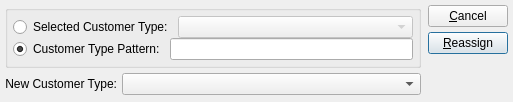
<ui version="4.0" >
 <author></author>
 <comment>This file is part of the xTuple ERP: PostBooks Edition, a free and
open source Enterprise Resource Planning software suite,
Copyright (c) 1999-2010 by OpenMFG LLC, d/b/a xTuple.
It is licensed to you under the Common Public Attribution License
version 1.0, the full text of which (including xTuple-specific Exhibits)
is available at www.xtuple.com/CPAL.  By using this software, you agree
to be bound by its terms.</comment>
 <exportmacro></exportmacro>
 <class>reassignCustomerTypeByCustomerType</class>
 <widget class="QDialog" name="reassignCustomerTypeByCustomerType" >
  <property name="geometry" >
   <rect>
    <x>0</x>
    <y>0</y>
    <width>513</width>
    <height>102</height>
   </rect>
  </property>
  <property name="windowTitle" >
   <string>Reassign Customer Type by Customer Type</string>
  </property>
  <layout class="QHBoxLayout" >
   <property name="margin" >
    <number>5</number>
   </property>
   <property name="spacing" >
    <number>7</number>
   </property>
   <item>
    <layout class="QVBoxLayout" >
     <property name="margin" >
      <number>0</number>
     </property>
     <property name="spacing" >
      <number>0</number>
     </property>
     <item>
      <layout class="QVBoxLayout" >
       <property name="margin" >
        <number>0</number>
       </property>
       <property name="spacing" >
        <number>5</number>
       </property>
       <item>
        <widget class="QGroupBox" name="_classcodeGroup" >
         <property name="title" >
          <string/>
         </property>
         <layout class="QVBoxLayout" >
          <property name="margin" >
           <number>5</number>
          </property>
          <property name="spacing" >
           <number>0</number>
          </property>
          <item>
           <layout class="QHBoxLayout" >
            <property name="margin" >
             <number>0</number>
            </property>
            <property name="spacing" >
             <number>5</number>
            </property>
            <item>
             <widget class="QRadioButton" name="_selectedCustomerType" >
              <property name="text" >
               <string>Selected Customer Type:</string>
              </property>
             </widget>
            </item>
            <item>
             <widget class="XComboBox" name="_customerTypes" >
              <property name="enabled" >
               <bool>false</bool>
              </property>
              <property name="sizePolicy" >
               <sizepolicy>
                <hsizetype>7</hsizetype>
                <vsizetype>0</vsizetype>
                <horstretch>0</horstretch>
                <verstretch>0</verstretch>
               </sizepolicy>
              </property>
             </widget>
            </item>
           </layout>
          </item>
          <item>
           <layout class="QHBoxLayout" >
            <property name="margin" >
             <number>0</number>
            </property>
            <property name="spacing" >
             <number>5</number>
            </property>
            <item>
             <widget class="QRadioButton" name="_customerTypePattern" >
              <property name="text" >
               <string>Customer Type Pattern:</string>
              </property>
              <property name="checked" >
               <bool>true</bool>
              </property>
             </widget>
            </item>
            <item>
             <widget class="XLineEdit" name="_customerType" />
            </item>
           </layout>
          </item>
         </layout>
        </widget>
       </item>
       <item>
        <layout class="QHBoxLayout" >
         <property name="margin" >
          <number>0</number>
         </property>
         <property name="spacing" >
          <number>5</number>
         </property>
         <item>
          <widget class="QLabel" name="_newCustomerTypeLit" >
           <property name="text" >
            <string>New Customer Type:</string>
           </property>
           <property name="alignment" >
            <set>Qt::AlignRight|Qt::AlignTrailing|Qt::AlignVCenter</set>
           </property>
          </widget>
         </item>
         <item>
          <widget class="XComboBox" name="_newCustomerType" >
           <property name="sizePolicy" >
            <sizepolicy>
             <hsizetype>7</hsizetype>
             <vsizetype>0</vsizetype>
             <horstretch>0</horstretch>
             <verstretch>0</verstretch>
            </sizepolicy>
           </property>
          </widget>
         </item>
        </layout>
       </item>
      </layout>
     </item>
     <item>
      <spacer>
       <property name="orientation" >
        <enum>Qt::Vertical</enum>
       </property>
       <property name="sizeType" >
        <enum>QSizePolicy::Expanding</enum>
       </property>
       <property name="sizeHint" >
        <size>
         <width>20</width>
         <height>20</height>
        </size>
       </property>
      </spacer>
     </item>
    </layout>
   </item>
   <item>
    <layout class="QVBoxLayout" >
     <property name="margin" >
      <number>0</number>
     </property>
     <property name="spacing" >
      <number>0</number>
     </property>
     <item>
      <layout class="QVBoxLayout" >
       <property name="margin" >
        <number>0</number>
       </property>
       <property name="spacing" >
        <number>5</number>
       </property>
       <item>
        <widget class="QPushButton" name="_close" >
         <property name="text" >
          <string>&amp;Cancel</string>
         </property>
        </widget>
       </item>
       <item>
        <widget class="QPushButton" name="_reassign" >
         <property name="text" >
          <string>&amp;Reassign</string>
         </property>
         <property name="default" >
          <bool>true</bool>
         </property>
        </widget>
       </item>
      </layout>
     </item>
     <item>
      <spacer>
       <property name="orientation" >
        <enum>Qt::Vertical</enum>
       </property>
       <property name="sizeType" >
        <enum>QSizePolicy::Expanding</enum>
       </property>
       <property name="sizeHint" >
        <size>
         <width>20</width>
         <height>20</height>
        </size>
       </property>
      </spacer>
     </item>
    </layout>
   </item>
  </layout>
 </widget>
 <layoutdefault spacing="6" margin="11" />
 <pixmapfunction>qPixmapFromMimeSource</pixmapfunction>
 <customwidgets>
  <customwidget>
   <class>XComboBox</class>
   <extends>QComboBox</extends>
   <header>xcombobox.h</header>
   <container>0</container>
   <pixmap></pixmap>
  </customwidget>
  <customwidget>
   <class>XLineEdit</class>
   <extends>QLineEdit</extends>
   <header>xlineedit.h</header>
   <container>0</container>
   <pixmap></pixmap>
  </customwidget>
 </customwidgets>
 <tabstops>
  <tabstop>_selectedCustomerType</tabstop>
  <tabstop>_customerTypes</tabstop>
  <tabstop>_customerTypePattern</tabstop>
  <tabstop>_customerType</tabstop>
  <tabstop>_newCustomerType</tabstop>
  <tabstop>_reassign</tabstop>
  <tabstop>_close</tabstop>
 </tabstops>
 <includes/>
 <resources/>
 <connections>
  <connection>
   <sender>_customerTypePattern</sender>
   <signal>toggled(bool)</signal>
   <receiver>_customerType</receiver>
   <slot>setEnabled(bool)</slot>
   <hints>
    <hint type="sourcelabel" >
     <x>20</x>
     <y>20</y>
    </hint>
    <hint type="destinationlabel" >
     <x>20</x>
     <y>20</y>
    </hint>
   </hints>
  </connection>
  <connection>
   <sender>_selectedCustomerType</sender>
   <signal>toggled(bool)</signal>
   <receiver>_customerTypes</receiver>
   <slot>setEnabled(bool)</slot>
   <hints>
    <hint type="sourcelabel" >
     <x>20</x>
     <y>20</y>
    </hint>
    <hint type="destinationlabel" >
     <x>20</x>
     <y>20</y>
    </hint>
   </hints>
  </connection>
  <connection>
   <sender>_close</sender>
   <signal>clicked()</signal>
   <receiver>reassignCustomerTypeByCustomerType</receiver>
   <slot>reject()</slot>
   <hints>
    <hint type="sourcelabel" >
     <x>20</x>
     <y>20</y>
    </hint>
    <hint type="destinationlabel" >
     <x>20</x>
     <y>20</y>
    </hint>
   </hints>
  </connection>
 </connections>
</ui>
